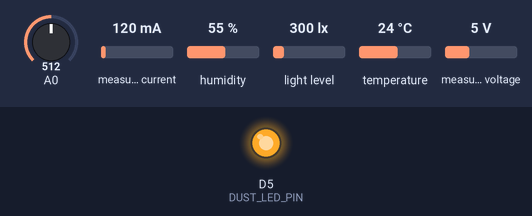
A sketch run on a simulated ESP8266 (NodeMCU). On the bench: output pins drawn as LEDs (lit = HIGH). The test bench sets the inputs (shaded band); at power-on: A0 = 512, measured current 120 mA, humidity 55 %, light level 300 lx, temperature 24 °C, measured voltage 5 V. WiFi joins after 1.5 s; servers stay silent unless stated; the local clock reads 2024-03-15 10:24:30 at power-on unless the sketch sets it.

Above: at 0.05 s.
Timing chart, 0 to 6.5 s (numbered marks = the images above):
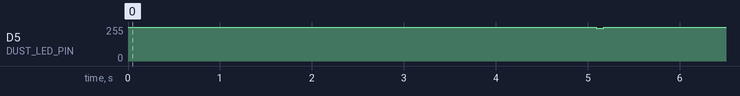

Measured:
- by itself, D5 (DUST_LED_PIN): alternates 255/255 for 4.9 s and 244/255 for 0.08 s

The sketch:

solar_monitor.ino
```cpp
/* Voltarax ESP8266 monitor. Existing Firebase/INA219/BH1750/DHT11/dust wiring is preserved. */
#include <ESP8266WiFi.h>
#include <Wire.h>
#include <time.h>
#include <BH1750.h>
#include <Adafruit_INA219.h>
#include <DHT.h>
#include <Firebase_ESP_Client.h>
#include "include/reliability.h"
#if defined(VOLTARAX_COMPILE_CHECK)
#include "secrets.example.h"
#elif __has_include("secrets.h")
#include "secrets.h"
#else
#error "Copy secrets.example.h to local secrets.h before a device build"
#endif
#ifndef RELAY_ENABLED
#define RELAY_ENABLED 0
#endif
#ifndef RELAY_PIN
#define RELAY_PIN D6
#endif
#ifndef RELAY_ACTIVE_HIGH
#define RELAY_ACTIVE_HIGH 1
#endif

#define DHT_PIN D3
#define DUST_LED_PIN D5
const char *FIRMWARE_VERSION = "3.0.0";
const uint32_t LATEST_MS = 5000, HISTORY_MS = 60000;
const float ADC_FULL_SCALE_V = 3.3, DUST_DIVIDER = 1.0, DUST_CLEAN_V = 0.9;
BH1750 lightMeter;
Adafruit_INA219 ina219;
DHT dht(DHT_PIN, DHT11);
FirebaseData fbdo;
FirebaseAuth auth;
FirebaseConfig config;
voltarax::Backoff wifiRetry, uploadRetry;
struct Sample {
  uint32_t ts = 0, uptime = 0;
  int rssi = 0;
  float voltage = NAN, current = NAN, power = NAN, light = NAN, temp = NAN, humidity = NAN, dust = NAN;
  bool inaOk = false, lightOk = false, dhtOk = false, dustOk = false, wifiConnected = false;
};
Sample latestSample;
Sample readSensors();
void buildJson(FirebaseJson &j, const Sample &s);
bool uploadLatest(const Sample &s);
bool uploadHistory(const Sample &s);
voltarax::Ring<Sample, 12> historyBuffer;
bool inaStarted = false, lightStarted = false;
uint32_t lastSample = 0, lastHistory = 0, lastLatest = 0;
uint32_t lastRelayPoll = 0, lastRelayPermission = 0, lastAckTime = 0;
String lastExecutedCommand;
bool lastAckStored = false, lastAckSuccess = false, lastAckOutput = false, lastAckHasOutput = false;
const char *lastAckReason = "none";
void relayFailSafe() {
  if (RELAY_ENABLED && uint32_t(millis() - lastRelayPermission) > 15000) digitalWrite(RELAY_PIN, RELAY_ACTIVE_HIGH ? LOW : HIGH);
}

bool present(uint8_t address) {
  Wire.beginTransmission(address);
  return Wire.endTransmission() == 0;
}
void connectWifi() {
  if (WiFi.status() == WL_CONNECTED) { wifiRetry.reset(); return; }
  if (!wifiRetry.due(millis())) return;
  WiFi.begin(WIFI_SSID, WIFI_PASSWORD);
  wifiRetry.fail(millis());
  if (wifiRetry.wait < 10000) wifiRetry.wait = 10000;
}
Sample readSensors() {
  Sample s; // Every read starts unavailable; stale successful values are never retained.
  s.ts = uint32_t(time(nullptr)); s.uptime = millis() / 1000; s.wifiConnected = WiFi.status() == WL_CONNECTED; if (s.wifiConnected) s.rssi = WiFi.RSSI();
  if (present(0x40)) {
    if (!inaStarted) { inaStarted = ina219.begin(); if (inaStarted) ina219.setCalibration_32V_1A(); }
    if (inaStarted) {
      float v = ina219.getBusVoltage_V() + ina219.getShuntVoltage_mV() / 1000.0;
      float i = ina219.getCurrent_mA(), p = ina219.getPower_mW();
      s.inaOk = voltarax::validReading(v, 0, 32) && voltarax::validReading(i, 0, 3200) && voltarax::validReading(p, 0, 102400);
      if (s.inaOk) { s.voltage = v; s.current = i; s.power = p; }
    }
  } else inaStarted = false;
  if (present(0x23)) {
    if (!lightStarted) { lightStarted = lightMeter.begin(BH1750::CONTINUOUS_HIGH_RES_MODE); if (lightStarted) lightMeter.setMTreg(32); }
    if (lightStarted) { float light = lightMeter.readLightLevel(); s.lightOk = voltarax::validReading(light, 0, 200000); if (s.lightOk) s.light = light; }
  } else lightStarted = false;
  float t = dht.readTemperature(), h = dht.readHumidity();
  s.dhtOk = voltarax::validReading(t, 0, 50) && voltarax::validReading(h, 0, 100);
  if (s.dhtOk) { s.temp = t; s.humidity = h; }
  float sum = 0; bool rail = false;
  for (int n = 0; n < 10; n++) {
    digitalWrite(DUST_LED_PIN, LOW); delayMicroseconds(280);
    int value = analogRead(A0); sum += value; rail |= value <= 1 || value >= 1022;
    delayMicroseconds(40); digitalWrite(DUST_LED_PIN, HIGH); delayMicroseconds(9680); yield();
  }
  float estimate = ((sum / 10) / 1023.0 * ADC_FULL_SCALE_V * DUST_DIVIDER - DUST_CLEAN_V) * 200.0;
  s.dustOk = !rail && isfinite(estimate); if (s.dustOk) s.dust = estimate < 0 ? 0 : estimate;
  return s;
}
void buildJson(FirebaseJson &j, const Sample &s) {
  j.set("ts", s.ts); j.set("device_id", DEVICE_ID); j.set("site_id", SITE_ID); j.set("firmware_version", FIRMWARE_VERSION);
  if (s.inaOk) { j.set("voltage_v", s.voltage); j.set("current_ma", s.current); j.set("power_mw", s.power); }
  if (s.lightOk) j.set("light_lux", s.light);
  if (s.dhtOk) { j.set("temp_c", s.temp); j.set("humidity_pct", s.humidity); }
  if (s.dustOk) j.set("dust_ugm3", s.dust);
  if (s.wifiConnected) j.set("rssi", s.rssi);
  j.set("uptime_s", s.uptime);
  j.set("sensors_ok/ina219", s.inaOk); j.set("sensors_ok/bh1750", s.lightOk); j.set("sensors_ok/dht11", s.dhtOk); j.set("sensors_ok/dust", s.dustOk);
}
bool uploadLatest(const Sample &s) {
  FirebaseJson j; buildJson(j, s);
  String target = String("/sites/") + SITE_ID + "/latest";
  bool ok = Firebase.RTDB.setJSON(&fbdo, target.c_str(), &j); yield();
  if (ok && String(SITE_ID) == "solar_site") ok = Firebase.RTDB.setJSON(&fbdo, "/solar_site/latest", &j);
  return ok;
}
bool uploadHistory(const Sample &s) {
  FirebaseJson j; buildJson(j, s);
  String key = String(DEVICE_ID) + "-" + String(s.ts);
  String target = String("/readings/") + SITE_ID + "/" + key;
  String legacy = String("/solar_site/history/") + key;
  bool ok = Firebase.RTDB.setJSON(&fbdo, target.c_str(), &j); yield();
  if (ok) ok = Firebase.RTDB.setJSON(&fbdo, legacy.c_str(), &j);
  return ok; // Keep the sample until both compatibility writes succeed.
}
void pollRelay() {
  if (uint32_t(millis() - lastRelayPoll) < 5000) return;
  lastRelayPoll = millis();
  bool allowed = false;
  if (RELAY_ENABLED) {
    bool deviceEnabled = false, permission = false;
    String root = String("/devices/") + DEVICE_ID;
    bool ok = Firebase.RTDB.getBool(&fbdo, (root + "/enabled").c_str(), &deviceEnabled); relayFailSafe();
    if (ok && deviceEnabled) { ok = Firebase.RTDB.getBool(&fbdo, (root + "/relayEnabled").c_str(), &permission); relayFailSafe(); }
    allowed = ok && deviceEnabled && permission;
    if (allowed) lastRelayPermission = millis(); else digitalWrite(RELAY_PIN, RELAY_ACTIVE_HIGH ? LOW : HIGH);
  }
  FirebaseJson json; FirebaseJsonData data;
  String path = String("/relayCommands/") + DEVICE_ID;
  if (!Firebase.RTDB.getJSON(&fbdo, path.c_str(), &json)) { relayFailSafe(); return; }
  relayFailSafe();
  json.get(data, "status"); if (!data.success || data.to<String>() != "pending") return;
  json.get(data, "id"); if (!data.success) return; String id = data.to<String>();
  if (id.length() != 32) return;
  for (unsigned int n = 0; n < id.length(); n++) if (!isxdigit((unsigned char)id[n])) return;
  json.get(data, "device_id"); if (!data.success || data.to<String>() != DEVICE_ID) return;
  json.get(data, "site_id"); if (!data.success || data.to<String>() != SITE_ID) return;
  json.get(data, "created_at"); if (!data.success) return; uint32_t created = data.to<uint32_t>();
  json.get(data, "expires_at"); if (!data.success) return; uint32_t expires = data.to<uint32_t>();
  uint32_t stamp = uint32_t(time(nullptr)); if (!voltarax::commandCurrent(stamp, created, expires)) return;
  json.get(data, "channel"); if (!data.success) return; String channel = data.to<String>();
  json.get(data, "desired"); if (!data.success || data.typeNum != FirebaseJson::JSON_BOOL) return; bool wanted = data.to<bool>();
  if (lastExecutedCommand != id) {
    lastExecutedCommand = id; lastAckStored = false; lastAckTime = stamp; lastAckSuccess = false; lastAckHasOutput = false;
    if (!RELAY_ENABLED || !allowed || uint32_t(millis() - lastRelayPermission) > 15000) lastAckReason = "disabled";
    else if (channel != "load") lastAckReason = "unsupported-channel";
    else {
      if (!voltarax::commandCurrent(uint32_t(time(nullptr)), created, expires)) return;
      digitalWrite(RELAY_PIN, wanted == bool(RELAY_ACTIVE_HIGH) ? HIGH : LOW);
      lastAckOutput = digitalRead(RELAY_PIN) == (RELAY_ACTIVE_HIGH ? HIGH : LOW); lastAckHasOutput = true;
      lastAckSuccess = lastAckOutput == wanted; lastAckReason = lastAckSuccess ? "none" : "output-mismatch";
    }
  }
  if (lastAckStored) return;
  String ackPath = String("/relayAcks/") + DEVICE_ID + "/" + id;
  FirebaseJson existing;
  if (Firebase.RTDB.getJSON(&fbdo, ackPath.c_str(), &existing)) {
    existing.get(data, "command_id"); if (data.success && data.to<String>() == id) { lastAckStored = true; return; }
  }
  relayFailSafe();
  FirebaseJson ack; ack.set("command_id", id); ack.set("ts", lastAckTime); ack.set("received_at/.sv", "timestamp");
  ack.set("success", lastAckSuccess); ack.set("reason", lastAckReason); if (lastAckHasOutput) ack.set("output", lastAckOutput);
  lastAckStored = Firebase.RTDB.setJSON(&fbdo, ackPath.c_str(), &ack); relayFailSafe();
}
void setup() {
  Serial.begin(115200); pinMode(DUST_LED_PIN, OUTPUT); digitalWrite(DUST_LED_PIN, HIGH);
  Wire.begin(D2, D1); dht.begin();
  if (RELAY_ENABLED) { digitalWrite(RELAY_PIN, RELAY_ACTIVE_HIGH ? LOW : HIGH); pinMode(RELAY_PIN, OUTPUT); }
  WiFi.persistent(false); WiFi.mode(WIFI_STA); connectWifi();
  configTime(0, 0, "pool.ntp.org", "time.nist.gov");
  config.api_key = API_KEY; config.database_url = DATABASE_URL;
  auth.user.email = USER_EMAIL; auth.user.password = USER_PASSWORD;
  config.timeout.socketConnection = 10000; config.timeout.serverResponse = 10000;
  fbdo.setBSSLBufferSize(4096, 1024); fbdo.setResponseSize(2048);
  Firebase.reconnectNetwork(false); Firebase.begin(&config, &auth);
}
void loop() {
  relayFailSafe(); connectWifi(); bool firebaseReady = Firebase.ready();
  uint32_t now = millis();
  if (uint32_t(now - lastSample) >= LATEST_MS) {
    lastSample = now; latestSample = readSensors();
    if (voltarax::clockReady(latestSample.ts) && uint32_t(now - lastHistory) >= HISTORY_MS) {
      lastHistory = now; uint32_t dropped = historyBuffer.dropped; historyBuffer.push(latestSample);
      if (historyBuffer.dropped != dropped) Serial.println("History buffer full; oldest sample discarded");
    }
  }
  if (WiFi.status() == WL_CONNECTED && firebaseReady && voltarax::clockReady(uint32_t(time(nullptr)))) pollRelay();
  relayFailSafe();
  if (WiFi.status() == WL_CONNECTED && firebaseReady && voltarax::clockReady(latestSample.ts) && uploadRetry.due(now)) {
    bool ok = true;
    if (uint32_t(now - lastLatest) >= LATEST_MS) { ok = uploadLatest(latestSample); if (ok) lastLatest = now; }
    if (ok && !historyBuffer.empty()) { ok = uploadHistory(historyBuffer.front()); if (ok) historyBuffer.pop(); }
    if (ok) uploadRetry.reset(); else { uploadRetry.fail(millis()); Serial.println("Upload deferred; bounded history retained"); }
  }
  ESP.wdtFeed(); yield(); delay(1);
}
```

reliability.h
```cpp
#pragma once
#include <stdint.h>
#include <stddef.h>
#include <math.h>

namespace voltarax {
inline bool validReading(float value, float minimum, float maximum) {
  return isfinite(value) && value >= minimum && value <= maximum;
}
inline bool clockReady(uint32_t seconds) { return seconds >= 1700000000U; }
inline bool commandCurrent(uint32_t now, uint32_t created, uint32_t expires) {
  return clockReady(now) && expires > created && expires - created <= 30 && now >= created && now < expires;
}
struct Backoff {
  uint32_t last = 0, wait = 0;
  bool due(uint32_t now) const { return uint32_t(now - last) >= wait; }
  void fail(uint32_t now) { last = now; wait = wait == 0 ? 1000 : (wait < 30000 ? wait * 2 : 60000); }
  void reset() { wait = 0; }
};
template <typename T, size_t Capacity> class Ring {
  static_assert(Capacity > 0, "Buffer must have capacity");
  T items[Capacity]; size_t first = 0, used = 0;
public:
  uint32_t dropped = 0;
  void push(const T &value) {
    if (used == Capacity) { first = (first + 1) % Capacity; used--; dropped++; }
    items[(first + used) % Capacity] = value; used++;
  }
  bool empty() const { return used == 0; }
  size_t size() const { return used; }
  const T &front() const { return items[first]; }
  void pop() { if (used) { first = (first + 1) % Capacity; used--; } }
};
}
```

secrets.example.h
```cpp
#pragma once
// Copy to secrets.h and supply device-specific values locally. Never commit it.
// Local Wi-Fi network name.
#define WIFI_SSID "YOUR_WIFI"
// Local Wi-Fi password; keep secret.
#define WIFI_PASSWORD "YOUR_WIFI_PASSWORD"
// Firebase web API key for the intended project.
#define API_KEY "YOUR_FIREBASE_WEB_API_KEY"
// Realtime Database URL for that project.
#define DATABASE_URL "https://YOUR-PROJECT-default-rtdb.firebaseio.com"
// Dedicated device account email.
#define USER_EMAIL "YOUR_FIREBASE_DEVICE_EMAIL"
// Dedicated device account password; keep secret.
#define USER_PASSWORD "YOUR_DEVICE_FIREBASE_PASSWORD"
// Stable device identifier containing only letters, digits, underscores or hyphens.
#define DEVICE_ID "nodemcu-01"
// Site identifier matching the deployed rules and backend configuration.
#define SITE_ID "solar_site"
// Relay opt-in stays off until physical wiring/polarity and permissions are verified.
#define RELAY_ENABLED 0
// Load relay output pin; D6/GPIO12 is unused by the existing sensor wiring.
#define RELAY_PIN D6
// Set to 0 only for a verified active-low module. No contact feedback is assumed.
#define RELAY_ACTIVE_HIGH 1
```
